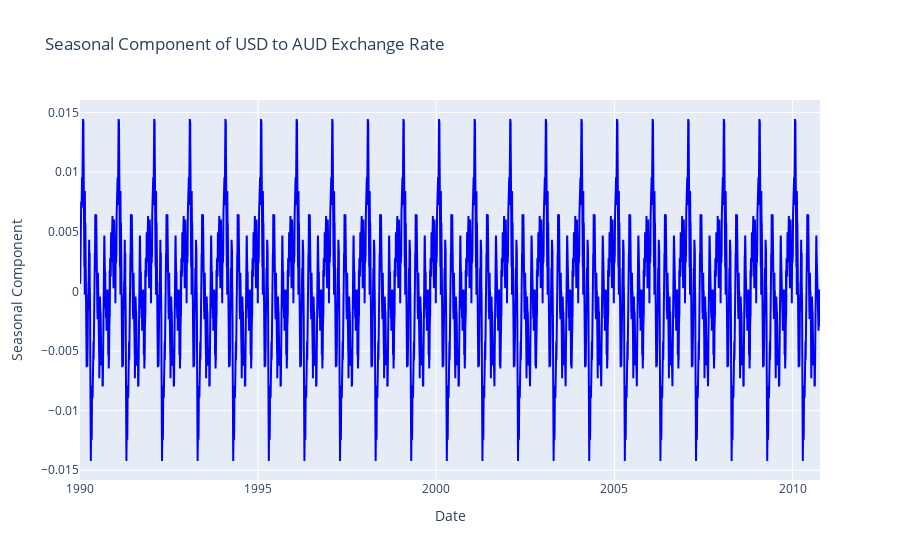

The cell this chart's notebook holds for it:
### Markdown cell above
The distribution and variability of the exchange rate data, which can be useful for understanding trends and making decisions related to currency exchange.

### Code cell
from statsmodels.tsa.seasonal import seasonal_decompose

# Decompose the time series into trend, seasonal, and residual components
result = seasonal_decompose(df['Ex_rate'], model='additive', period=365)  # Assuming yearly seasonality

# Create trace for seasonal component
trace_seasonal = go.Scatter(x=df['date'], y=result.seasonal, mode='lines', name='Seasonal Component', line=dict(color='blue'))

# Create a figure
fig = go.Figure(data=[trace_seasonal])

# Update layout
fig.update_layout(title='Seasonal Component of USD to AUD Exchange Rate',
                   xaxis_title='Date',
                   yaxis_title='Seasonal Component')

# Show plot
fig.show()

### Figure 1 — Plotly figure (JSON) as saved in the notebook; plotly's stock layout.template omitted (floating-point values rounded to 4 significant figures; data arrays with more than 128 entries replaced by an {"elided": "..."} marker saying what was removed)
{"data": [{"line": {"color": "blue"}, "mode": "lines", "name": "Seasonal Component", "type": "scatter", "x": {"elided": "7588 str values"}, "y": {"elided": "7588 float values"}}], "layout": {"autosize": true, "title": {"text": "Seasonal Component of USD to AUD Exchange Rate"}, "xaxis": {"autorange": true, "range": ["1990-01-01", "2010-10-10"], "title": {"text": "Date"}, "type": "date"}, "yaxis": {"autorange": true, "range": [-0.01581, 0.01604], "title": {"text": "Seasonal Component"}, "type": "linear"}}}
